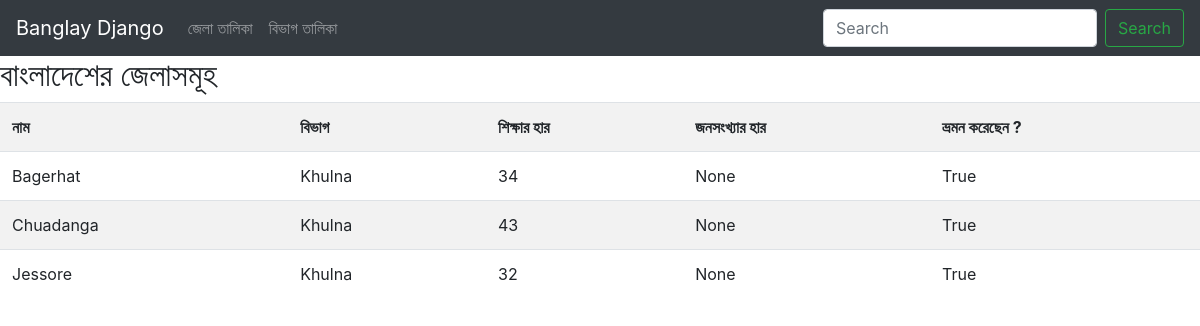
The page /info/districts/ on the database its author committed.
### information/models.py (models this page shows, shortened)
class Districts(models.Model):
    name= models.CharField(max_length=50)
    education_rate=models.IntegerField()
    population_density =models.IntegerField(blank=True,null=True)
    visited = models.BooleanField(default= False)
    division = models.ForeignKey(Divisions,on_delete=models.CASCADE)

class Divisions(models.Model):
    name= models.CharField(max_length=50)
    population= models.IntegerField()
    area= models.IntegerField()
    def __str__(self):
        return self.name

### information/views.py (the view)
def district_list(request):
    div = Divisions.objects.get(name="Khulna")
    districts = Districts.objects.filter(division=div)
    context ={
        'districts':districts,
    }
    return render(request, 'info/districts.html', context)

### templates/info/districts.html
{% extends 'base.html' %}
{% block content %}
    <h2>বাংলাদেশের জেলাসমূহ</h2>
    <table class="table table-striped">
        <tr>
            <th>নাম</th>
            <th>বিভাগ</th>
            <th>শিক্ষার হার</th>
            <th>জনসংখ্যার হার </th>
            <th>ভ্রমন করেছেন ? </th>
        </tr>
        {% for district in districts %}
            <tr>
                <td>{{ district.name }}</td>
                <td>{{ district.division }}</td>
                <td>{{ district.education_rate }}</td>
                <td>{{ district.population_density }}</td>
                <td>{{ district.visited }}</td>
            </tr>
        {% endfor %}
    </table>
{% endblock%}

### templates/base.html (shortened to what this page needs)
<!doctype html>
<html lang="en">
  <head>
    <link rel="stylesheet" href="https://stackpath.bootstrapcdn.com/bootstrap/4.1.3/css/bootstrap.min.css">
  </head>
  <body>
       <nav class="navbar navbar-expand-lg navbar-dark bg-dark">
          <a class="navbar-brand" href="#">Banglay Django</a>
          <div class="collapse navbar-collapse" id="navbarSupportedContent">
            <ul class="navbar-nav mr-auto">
              <li class="nav-item">
                 <a class="nav-item nav-link" href="{% url 'districts' %}">জেলা তালিকা</a>
              </li>
              <li class="nav-item">
                <a class="nav-link" href="{% url 'divisions' %}">বিভাগ তালিকা</a>
              </li>
            </ul>
            <form class="form-inline my-2 my-lg-0">
              <input class="form-control mr-sm-2" type="search" placeholder="Search" aria-label="Search">
              <button class="btn btn-outline-success my-2 my-sm-0" type="submit">Search</button>
            </form>
          </div>
       </nav>
       {%block content%}
       {%endblock%}
    </body>
</html>

### rows shown on the page
Districts: name "Bagerhat", division "Khulna", education_rate "34", population_density "None", visited "True"
Districts: name "Chuadanga", division "Khulna", education_rate "43", population_density "None", visited "True"
Districts: name "Jessore", division "Khulna", education_rate "32", population_density "None", visited "True"
